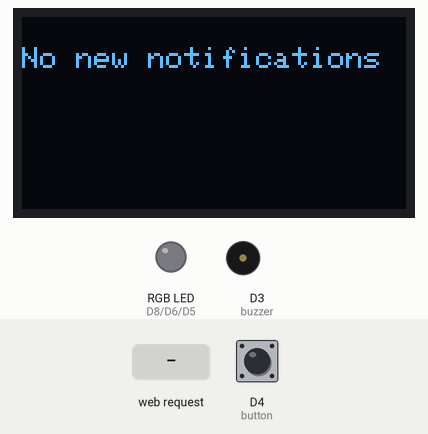
Bench run of a sketch on a simulated ESP8266 (NodeMCU). Shown: 128×64 one-colour display, an RGB LED mixed from three pins (HIGH = lit), buzzer (waves = sounding, pin HIGH). The inputs (shaded band) are chosen by the test bench; at power-on: D4 (button) HIGH. WiFi joins after 1.5 s; servers stay silent unless stated; what the sketch prints to the serial monitor is not drawn.

Above: at 3.0 s.
3.1 s: HTTP request GET /notify?message=fall received
At 4.9 s:
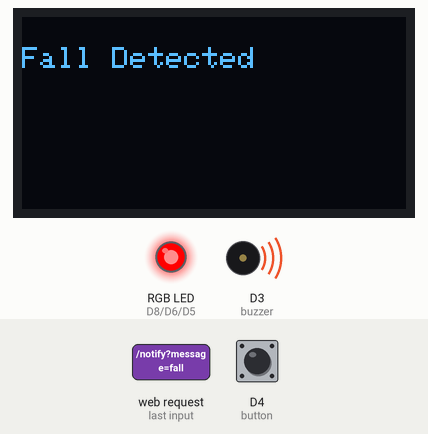
6.1 s: HTTP request GET /notify?message=alert received
At 6.5 s:
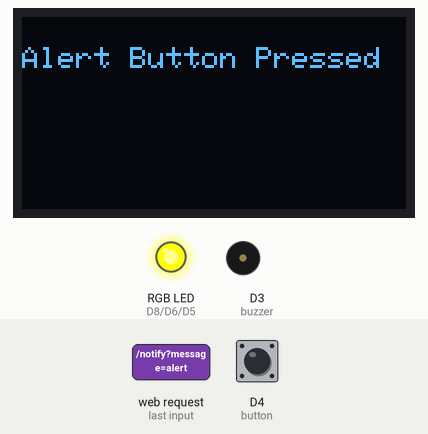
9.1 s: HTTP request GET /notify?message=meds received
At 10.9 s:
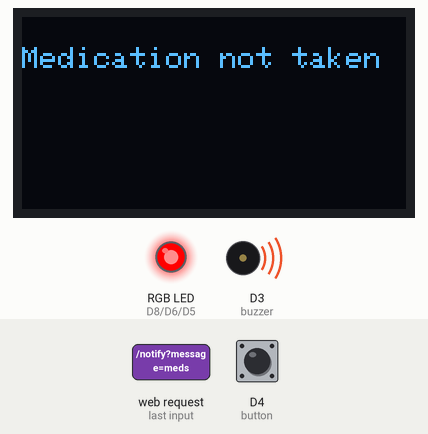
12.1 s: HTTP request GET /notify?message=refill received
At 13.4 s:
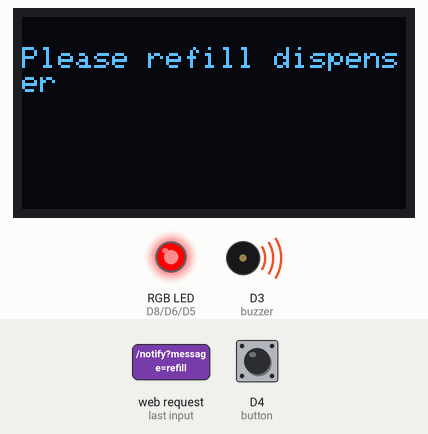
15.1 s: D4 (button) pulled LOW for 0.15 s
At 15.8 s:
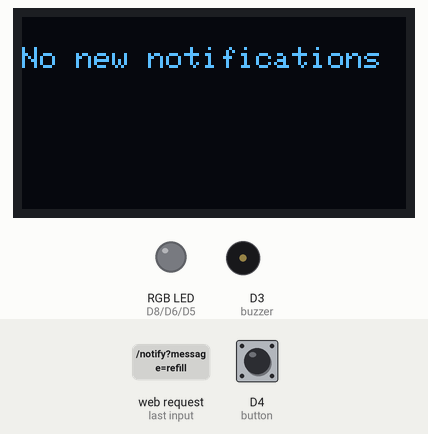
16.7 s: HTTP request GET /notify?message=1 received
At 18.0 s:
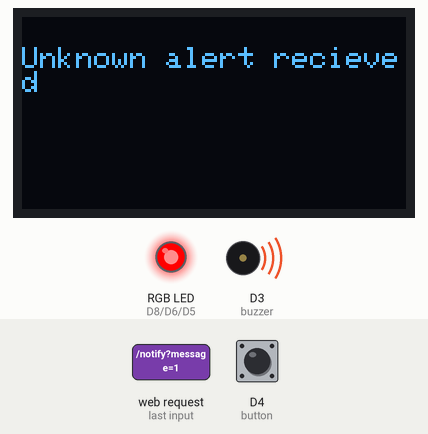
Timing chart, 0 to 20.7 s (numbered marks = the images above; inputs shaded):
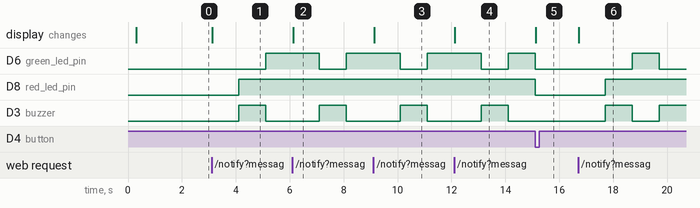

The sketch:

CarerMedDis.ino
```cpp
// Code for the Carer node Of my Health Care System App
// Uses the following Libraries:
//     Wire
//     Adafruit_GFX
//     Adafruit_SH110X
//     ESP8266WiFi
//     ESP8266WebServer
// The node runs on an ESP8266 and has 4 components, an RGB LED, a buzzer, a button and an OLED Screen

#include <Wire.h>
#include <Adafruit_GFX.h>
#include <Adafruit_SH110X.h>

// OLED code taken from Adafruit sample code
#define i2c_Address 0x3c //initialize with the I2C addr 0x3C Typically eBay OLED's
#define SCREEN_WIDTH 128 // OLED display width, in pixels
#define SCREEN_HEIGHT 64 // OLED display height, in pixels
#define OLED_RESET -1   //   QT-PY / XIAO
Adafruit_SH1106G display = Adafruit_SH1106G(SCREEN_WIDTH, SCREEN_HEIGHT, &Wire, OLED_RESET);


// Setup webserver
#include "ESP8266WiFi.h"
#include <ESP8266WebServer.h>

ESP8266WebServer server(80);
const char *ssid = "MyHome";
const char *password = "0932697344";

// Define pins
const int red_led_pin = D8;
const int green_led_pin = D6;
const int blue_led_pin = D5;
const int button = D4;
const int buzzer = D3;

// Variables to control alert
bool alertActivated = false;
unsigned long alertStartTime;
const unsigned long alertOffset = 1000;
int buzzerOn = LOW;


void setup()   {
    Serial.begin(9600);

    delay(250); // wait for the OLED to power up
    display.begin(i2c_Address, true); // Address 0x3C default
    write("No new notifications");

    setupWebServer();

    pinMode(red_led_pin, OUTPUT);
    pinMode(green_led_pin, OUTPUT);
    pinMode(blue_led_pin, OUTPUT);

    pinMode(button, INPUT_PULLUP);
    pinMode(buzzer, OUTPUT);
}

// Function to control the RGB LED taken from the course videos
void rgbLed(int red_led_amount, int green_led_amount, int blue_led_amount){
    analogWrite(red_led_pin, red_led_amount);
    analogWrite(green_led_pin, green_led_amount);
    analogWrite(blue_led_pin, blue_led_amount);
}


void loop() {
    checkButton();
    checkAlert();
    server.handleClient();
}

// Writes the input string onto the OLED Screen
void write(String s){
    display.clearDisplay();
    display.setTextSize(1.5);
    display.setTextColor(SH110X_WHITE);
    display.setCursor(0, 10);
    display.println(s);
    display.display();
}

// Checks if the alert has been activated and runs the code for the alert if so
void checkAlert(){
    if(alertActivated){
        // uses millis to time the buzzer without having to introduce delays into the circuit.
        if(millis() - alertStartTime > alertOffset){
            alertStartTime = millis();
            if(buzzerOn == LOW){
                buzzerOn = HIGH;
                rgbLed(255, 0, 0);
            } else {
                buzzerOn = LOW;
                rgbLed(255, 255, 0);
            }
            digitalWrite(buzzer, buzzerOn);
        }
    }
}

// Checks if the button has been pressed, and dismisses the alert if so
void checkButton(){
    int button_state = digitalRead(button);
    if(button_state == LOW){
        alertActivated = false;
        rgbLed(0, 0, 0);
        digitalWrite(buzzer, LOW);
        write("No new notifications");
    }
}

// Boilerplate webserver code
void setupWebServer(){
    WiFi.begin(ssid, password);
    Serial.println("");

    // Wait for connection
    while (WiFi.status() != WL_CONNECTED) {
        delay(500);
        Serial.print(".");
    }
    Serial.println("");
    Serial.print("Connected to ");
    Serial.println(ssid);
    Serial.print("IP address: ");
    Serial.println(WiFi.localIP());

    // Route to listen for notifications
    server.on("/notify", handleNotification);

    server.begin();

    Serial.println("Server Listening");
}

// Function to handle a notification
void handleNotification(){
    if (server.hasArg("message")) {
        // Decides what to print to the OLED screen based on the message recieved
        String message = server.arg("message");
        Serial.println("Received message: " + message);
        // Starts the alert sequence
        alertActivated = true;
        alertStartTime = millis();
        if (message == "fall") {
            write("Fall Detected");
            return;
        }
        if (message == "alert") {
            write("Alert Button Pressed");
            return;
        }
        if (message == "meds") {
            write("Medication not taken");
            return;
        }
        if (message == "refill") {
            write("Please refill dispenser");
            return;
        }
        // If the message is outside of the normal bounds prints message to this effect.
        write("Unknown alert recieved");
    }
    server.send(200, "text/plain", "Notification received");
}
```

Measured:
- after the input at 3.1 s, D6 (green_led_pin): LOW → HIGH after 2.0 s; D8 (red_led_pin): LOW → HIGH after 1.0 s; D3 (buzzer): LOW → HIGH after 1.0 s, → LOW 1.0 s later; the display: changes at once (image 1)
- after the input at 6.1 s, the display: changes at once (image 2)
- after the input at 9.1 s, the display: changes at once (image 3)
- after the input at 12.1 s, the display: changes at once (image 4)
- after the input at 15.1 s, D6 (green_led_pin): goes on until 15.1 s, then stays LOW; D8 (red_led_pin): HIGH → LOW at once; D3 (buzzer): stays LOW (without the input it goes to HIGH after 0.00 s); the display: changes at once (image 5)
- after the input at 16.7 s, D6 (green_led_pin): LOW → HIGH after 2.0 s, → LOW 1.0 s later; D8 (red_led_pin): LOW → HIGH after 1.0 s; D3 (buzzer): LOW → HIGH after 1.0 s, → LOW 1.0 s later, → HIGH 1.0 s later; the display: changes at once (image 6)
